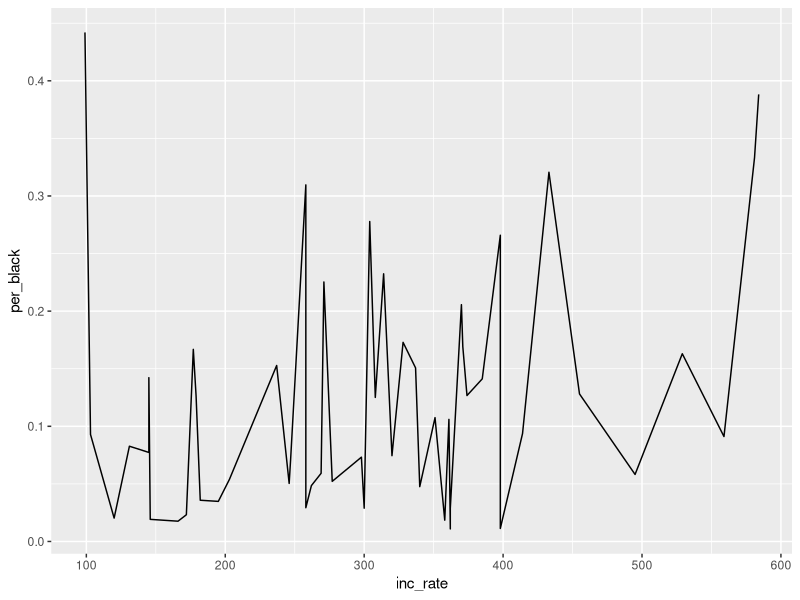
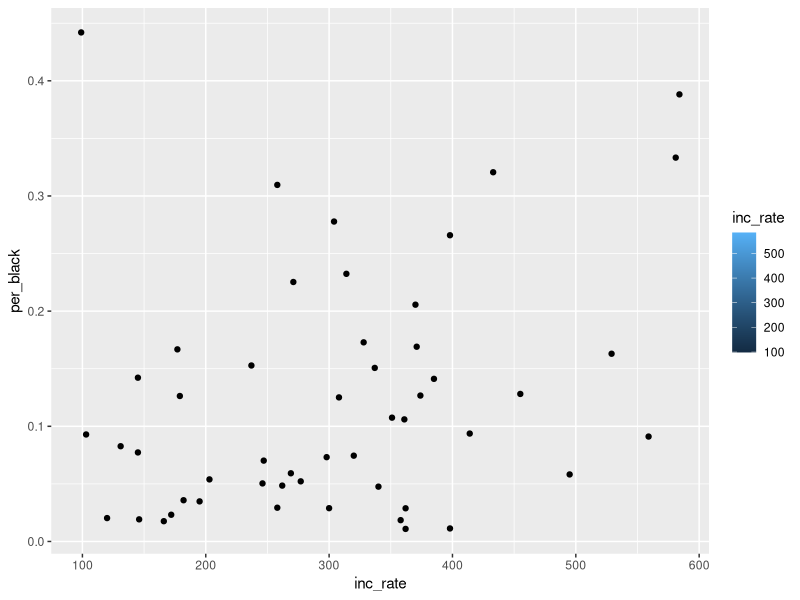

Write the R code that produced these figures, in order.
# R file

library(readxl)
library(openxlsx)
library(tidyverse)
library(ggplot2)


df <- read.xlsx("Marijuana_arrests_data.xlsx")

ggplot(df, aes(x=inc_rate, y= per_black, fill=inc_rate)) +  
  geom_line()

ggplot(df, aes(x=inc_rate, y= per_black, fill=inc_rate)) +  
  geom_point()

head(df)
glimpse(df)
summary(df)
